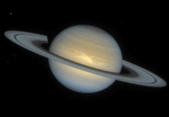
#> input picture assets/PIA01464.jpg, 169 x 117 px, shrunk from 371 x 256 before the run
$ jupyter execute --allow-errors simple_telescope.ipynb
#> lines starting #> are read from the running program, lines starting #| are printed output that depends on the picture
### src/refractive_idxs.py
import numpy as np

# [69 lines left out: function refractive_index, not called in this run]

def refractive_index_NBK7(lambda_um):
    """
    Calculates the refractive index n of the material NBK-7 for a given wavelength using the Sellmeier equation.

    Args:
        lambda_um (float or ndarray): Wavelength in micrometers (µm)

    Returns:
        n (float or ndarray): Refractive index
    """

    B1 = 1.03961212
    B2 = 0.231792344
    B3 = 1.01046945

    C1 = 0.00600069867
    C2 = 0.0200179144
    C3 = 103.560653

    lambda_sq = lambda_um ** 2

    n_squared = 1 + (
        (B1 * lambda_sq) / (lambda_sq - C1) +
        (B2 * lambda_sq) / (lambda_sq - C2) +
        (B3 * lambda_sq) / (lambda_sq - C3)
    )

    return np.sqrt(n_squared)

# [832 lines left out: functions refractive_index_NBAF10, refractive_index_NSF6HT, refractive_index_NSF2, refractive_index_BaF2, refractive_index_CaF2, refractive_index_Ge and 23 more, not called in this run]

### notebooks/simple_telescope.ipynb
[cell 1]
import sys
sys.path.append('..')

import numpy as np
import cv2 # type: ignore
from PIL import Image
import numpy as np
import matplotlib.pyplot as plt
from src.utilities import *
from scipy.interpolate import griddata
from skimage.metrics import structural_similarity as ssim
from src.refractive_idxs import *

# Load the image
image_path = "../assets/PIA01464.jpg"
#image_path = "../assets/PIA02270.jpg"
#image_path = "../assets/moon_SC_2016_07_15-1.jpg"
#image_path = "../assets/jupiter-through-a-16-telescope-v0-8w9mx1hyqxwa1.webp"

img = cv2.imread(image_path)
#> img is the input picture: shape (117, 169, 3); mean B, G, R 32.5, 34.9, 34.8
img_rgb = cv2.cvtColor(img, cv2.COLOR_BGR2RGB)

plt.imshow(img_rgb)
plt.title('Original Image')
plt.axis('off')
plt.show()

R, G, B = cv2.split(img_rgb)
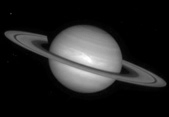
#> R: shape (117, 169); min 0, max 255, mean 34.8
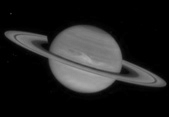
#> B: shape (117, 169); min 0, max 172, mean 32.5

n1 = 1.0  # Air

R1_o = 308.2   # Radius of curvature of the first surface (in mm)
R2_o = -308.2  # Radius of curvature of the second surface (in mm)
d_o = 5.1  # Thickness of the lens (in mm)

R1_e = -52.1
R2_e = 52.1
d_e = 3.5

nR = refractive_index_NBK7(0.700)
nG = refractive_index_NBK7(0.550)
nB = refractive_index_NBK7(0.435)
n_reference = refractive_index_NBK7(0.5876)
print("nR: ", nR)
print("nG: ", nG)
print("nB: ", nB)

aperture_radius = 50.8 # Aperture radius (in mm)

#> (the rest of this cell did not finish here and is left out)

$ run again, with assets/jupiter-through-a-16-telescope-v0-8w9mx1hyqxwa1.webp saved as assets/PIA01464.jpg
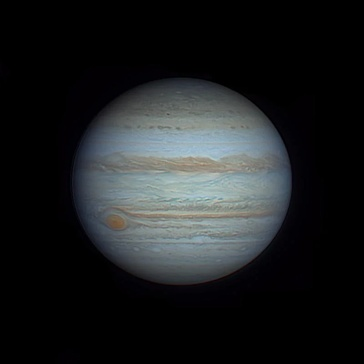
#> input picture assets/jupiter-through-a-16-telescope-v0-8w9mx1hyqxwa1.webp, 364 x 364 px, shrunk from 800 x 800 before the run
#> img is the input picture: shape (364, 364, 3); mean B, G, R 32.6, 31.4, 29
#> `R, G, B = cv2.split(img_rgb)`:
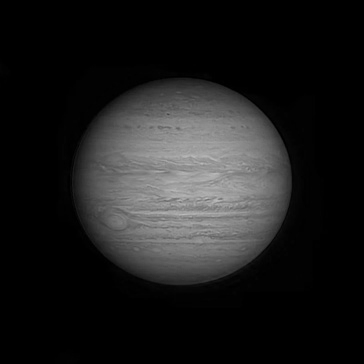
#> R: shape (364, 364); min 0, max 191, mean 29
#> `R, G, B = cv2.split(img_rgb)`:
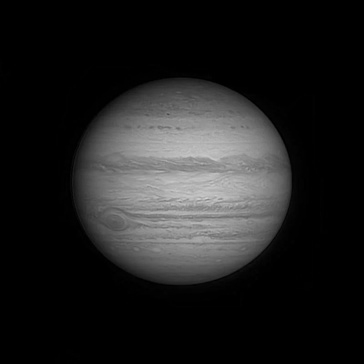
#> G: shape (364, 364); min 0, max 212, mean 31.4
